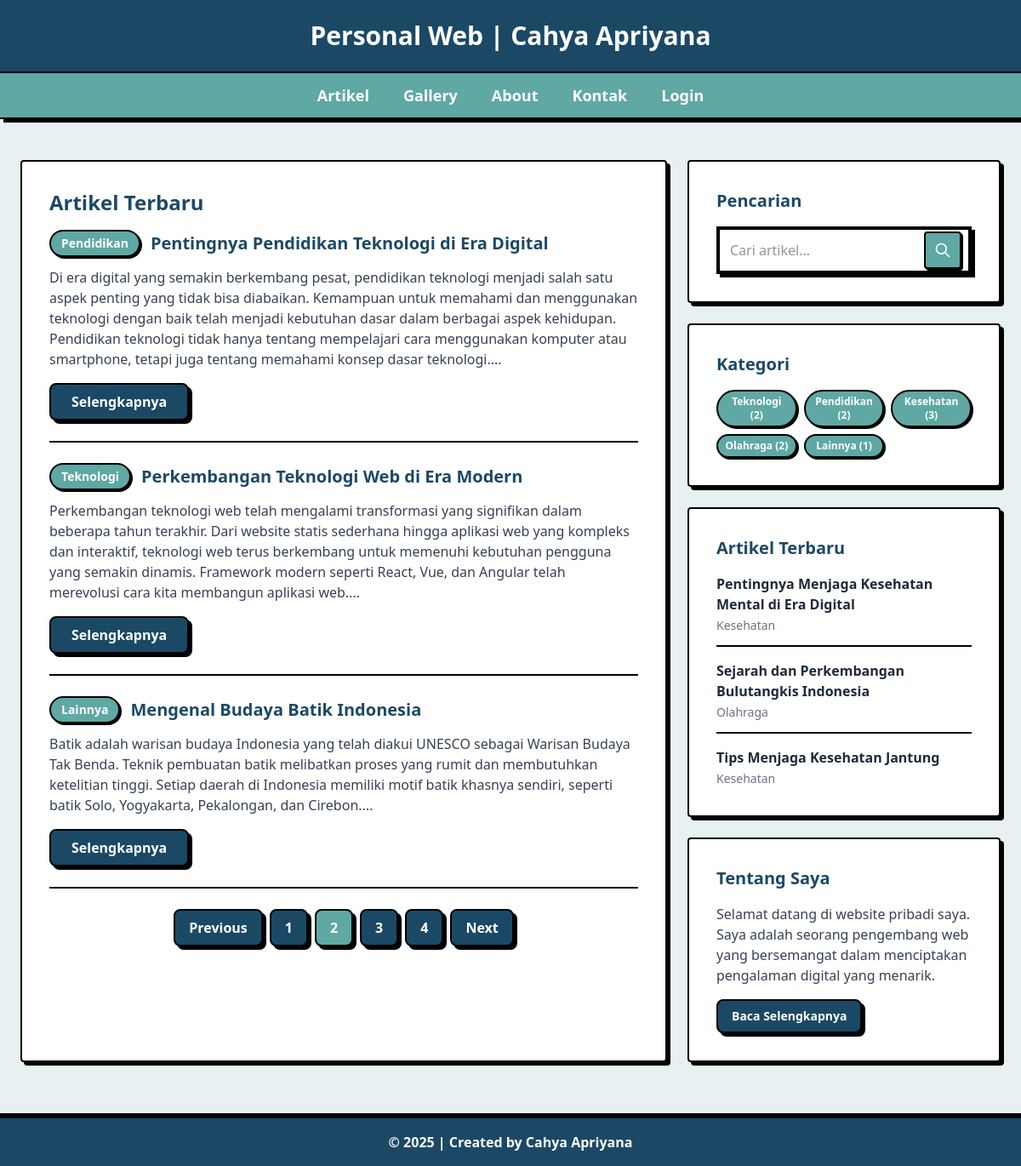
The page /?halaman=2 on the database its author committed.
### tables this page shows
CREATE TABLE `tbl_artikel` (
  `id_artikel` int NOT NULL,
  `nama_artikel` text NOT NULL,
  `label` varchar(50) DEFAULT NULL,
  `isi_artikel` text NOT NULL
);

### index.php (the view, shortened to what this page needs)
<?php
include "koneksi.php";
$ip = $_SERVER['REMOTE_ADDR'];
$user_agent = isset($_SERVER['HTTP_USER_AGENT']) ? $_SERVER['HTTP_USER_AGENT'] : '';
$tanggal = date('Y-m-d');
$cek = mysqli_query($db, "SELECT id FROM tbl_pengunjung WHERE ip_address='$ip' AND tanggal='$tanggal'");
if(mysqli_num_rows($cek) == 0) {
    mysqli_query($db, "INSERT INTO tbl_pengunjung (tanggal, ip_address, user_agent) VALUES ('$tanggal', '$ip', '".mysqli_real_escape_string($db, $user_agent)."')");
}
?>
<!DOCTYPE html>
<html lang="en">
<head>
<link href="src/output.css" rel="stylesheet">
</head>
<body class="bg-[#E8F1F2] text-gray-800 font-['Segoe UI', 'San Francisco', 'Roboto', sans-serif] min-h-screen">
<header class="bg-[#1B4965] border-b-2 border-black text-white text-center py-6 shadow-[4px_4px_0px_0px_rgba(0,0,0,1)] text-2xl md:text-3xl font-['Segoe UI', 'San Francisco', 'Roboto', sans-serif] font-black">
Personal Web | Cahya Apriyana
</header>
<nav class="bg-[#5FA8A3] border-b-2 border-black text-white py-3 shadow-[4px_4px_0px_0px_rgba(0,0,0,1)]">
<ul class="flex justify-center space-x-10 font-['Segoe UI', 'San Francisco', 'Roboto', sans-serif] font-bold text-lg">
<li><a href="index.php" class="hover:underline hover:text-[#1B4965] transition-all">Artikel</a></li>
<li><a href="gallery.php" class="hover:underline hover:text-[#1B4965] transition-all">Gallery</a></li>
<li><a href="about.php" class="hover:underline hover:text-[#1B4965] transition-all">About</a></li>
<li><a href="kontak.php" class="hover:underline hover:text-[#1B4965] transition-all">Kontak</a></li>
<?php if(isset($_SESSION['username'])) {
    echo "<li><a href='admin/logout.php' class='hover:underline hover:text-[#1B4965] transition-all'>Logout</a></li>";
} else {
    echo "<li><a href='admin/login.php' class='hover:underline hover:text-[#1B4965] transition-all'>Login</a></li>";
} ?>
</ul>
</nav>
<main class="max-w-7xl mx-auto p-4 md:p-6 grid grid-cols-1 md:grid-cols-3 gap-6 mt-6">
<section class="md:col-span-2 bg-white border-2 border-black p-4 md:p-8 shadow-[4px_4px_0px_0px_rgba(0,0,0,1)] rounded">
<h2 class="text-2xl font-['Segoe UI', 'San Francisco', 'Roboto', sans-serif] font-black text-[#1B4965] mb-4">Artikel Terbaru
</h2>
<div class="space-y-6">
<?php
$artikel_per_halaman = 3;
$halaman = isset($_GET['halaman']) ? (int)$_GET['halaman'] : 1;
$mulai = ($halaman - 1) * $artikel_per_halaman;
$where_conditions = [];
$where_clause = !empty($where_conditions) ? " WHERE " . implode(" AND ", $where_conditions) : "";
$sql_total = "SELECT COUNT(*) as total FROM tbl_artikel" . $where_clause;
$query_total = mysqli_query($db, $sql_total);
$data_total = mysqli_fetch_array($query_total);
$total_artikel = $data_total['total'];
$total_halaman = ceil($total_artikel / $artikel_per_halaman);
$sql = "SELECT * FROM tbl_artikel" . $where_clause . " ORDER BY id_artikel DESC LIMIT $mulai, $artikel_per_halaman";
$query = mysqli_query($db, $sql);
$pagination_url = "?";
if(mysqli_num_rows($query) > 0) {
    while ($data = mysqli_fetch_array($query)) {
        $isi_artikel = htmlspecialchars($data['isi_artikel']);
        $isi_pendek = substr($isi_artikel, 0, 400) . '...';
        echo "<div class='border-b-2 border-black pb-6'>";
        echo "<div class='flex items-center gap-3 mb-3'>";
        echo "<span class='bg-[#5FA8A3] text-white px-3 py-1 rounded-full text-sm font-bold border-2 border-black shadow-[2px_2px_0px_0px_rgba(0,0,0,1)]'>" . htmlspecialchars($data['label']) . "</span>";
        echo "<a href='artikel.php?id=" . $data['id_artikel'] . "' class='text-xl font-black text-[#1B4965] hover:text-[#5FA8A3] transition-colors'>" . htmlspecialchars($data['nama_artikel']) . "</a>";
        echo "</div>";
        echo "<p class='text-gray-700 mb-4'>" . $isi_pendek . "</p>";
        echo "<a href='artikel.php?id=" . $data['id_artikel'] . "' class='inline-block bg-[#1B4965] text-white px-6 py-2 rounded-lg border-2 border-black shadow-[4px_4px_0px_0px_rgba(0,0,0,1)] hover:shadow-[6px_6px_0px_0px_rgba(0,0,0,1)] hover:translate-x-[2px] hover:translate-y-[2px] transition-all duration-200 font-bold'>Selengkapnya</a>";
        echo "</div>";
    }
}
if($total_halaman > 1) {
    echo "<div class='flex justify-center items-center space-x-2 mt-6'>";
    if($halaman > 1) {
        echo "<a href='" . $pagination_url . "halaman=" . ($halaman - 1) . "' class='bg-[#1B4965] text-white px-4 py-2 rounded-lg border-2 border-black shadow-[4px_4px_0px_0px_rgba(0,0,0,1)] hover:shadow-[6px_6px_0px_0px_rgba(0,0,0,1)] hover:translate-x-[2px] hover:translate-y-[2px] transition-all duration-200 font-bold'>Previous</a>";
    }
    for($i = 1; $i <= $total_halaman; $i++) {
        if($i == $halaman) {
            echo "<span class='bg-[#5FA8A3] text-white px-4 py-2 rounded-lg border-2 border-black shadow-[4px_4px_0px_0px_rgba(0,0,0,1)] font-bold'>$i</span>";
        } else {
            echo "<a href='" . $pagination_url . "halaman=$i' class='bg-[#1B4965] text-white px-4 py-2 rounded-lg border-2 border-black shadow-[4px_4px_0px_0px_rgba(0,0,0,1)] hover:shadow-[6px_6px_0px_0px_rgba(0,0,0,1)] hover:translate-x-[2px] hover:translate-y-[2px] transition-all duration-200 font-bold'>$i</a>";
        }
    }
    if($halaman < $total_halaman) {
        echo "<a href='" . $pagination_url . "halaman=" . ($halaman + 1) . "' class='bg-[#1B4965] text-white px-4 py-2 rounded-lg border-2 border-black shadow-[4px_4px_0px_0px_rgba(0,0,0,1)] hover:shadow-[6px_6px_0px_0px_rgba(0,0,0,1)] hover:translate-x-[2px] hover:translate-y-[2px] transition-all duration-200 font-bold'>Next</a>";
    }
    echo "</div>";
}
?>
</div>
</section>
<aside class="space-y-6">
    <div class="bg-white border-2 border-black p-4 md:p-8 shadow-[4px_4px_0px_0px_rgba(0,0,0,1)] rounded">
        <h2 class="text-xl font-['Segoe UI', 'San Francisco', 'Roboto', sans-serif] font-black text-[#1B4965] mb-4">Pencarian</h2>
        <form action="" method="GET" class="space-y-3">
            <div class="relative">
                <input type="text"
                       name="search"
                       placeholder="Cari artikel..."
                       value="<?php echo isset($_GET['search']) ? htmlspecialchars($_GET['search']) : ''; ?>"
                       class="w-full p-3 pr-12 border-4 border-black focus:outline-none focus:border-[#5FA8A3] shadow-[4px_4px_0px_0px_rgba(0,0,0,1)]">
                <button type="submit"
                        class="absolute right-3 top-1/2 -translate-y-1/2 bg-[#5FA8A3] text-white p-2.5 border-2 border-black shadow-[2px_2px_0px_0px_rgba(0,0,0,1)] hover:shadow-[4px_4px_0px_0px_rgba(0,0,0,1)] hover:translate-x-[2px] hover:translate-y-[2px] transition-all rounded group">
                    <div class="relative">
                        <svg xmlns="http://www.w3.org/2000/svg" class="h-5 w-5" fill="none" viewBox="0 0 24 24" stroke="currentColor">
                            <path stroke-linecap="round" stroke-linejoin="round" stroke-width="2" d="M21 21l-6-6m2-5a7 7 0 11-14 0 7 7 0 0114 0z" />
                        </svg>
                    </div>
                </button>
            </div>
        </form>
    </div>
    <div class="bg-white border-2 border-black p-4 md:p-8 shadow-[4px_4px_0px_0px_rgba(0,0,0,1)] rounded">
        <h2 class="text-xl font-['Segoe UI', 'San Francisco', 'Roboto', sans-serif] font-black text-[#1B4965] mb-4">Kategori</h2>
        <div class="grid grid-cols-2 sm:grid-cols-3 gap-2">
        <?php
        $labels = ['Teknologi', 'Pendidikan', 'Kesehatan', 'Olahraga', 'Lainnya'];
        $current_category = isset($_GET['kategori']) ? $_GET['kategori'] : '';
        foreach($labels as $label) {
            $sql = "SELECT COUNT(*) as total FROM tbl_artikel WHERE label = '$label'";
            $query = mysqli_query($db, $sql);
            $data = mysqli_fetch_array($query);
            if($data['total'] > 0) {
                $active_class = ($label == $current_category) ? 'bg-[#1B4965]' : 'bg-[#5FA8A3]';
                echo "<a href='?kategori=" . urlencode($label) . "' class='" . $active_class . " text-white px-2 py-1 rounded-full text-xs font-bold border-2 border-black shadow-[2px_2px_0px_0px_rgba(0,0,0,1)] hover:shadow-[4px_4px_0px_0px_rgba(0,0,0,1)] hover:translate-x-[2px] hover:translate-y-[2px] transition-all text-center'>" . $label . " (" . $data['total'] . ")</a>";
            }
        }
        ?>
        </div>
    </div>
    <div class="bg-white border-2 border-black p-4 md:p-8 shadow-[4px_4px_0px_0px_rgba(0,0,0,1)] rounded">
        <h2 class="text-xl font-['Segoe UI', 'San Francisco', 'Roboto', sans-serif] font-black text-[#1B4965] mb-4">Artikel Terbaru</h2>
        <div class="space-y-4">
        <?php
        $sql = "SELECT * FROM tbl_artikel ORDER BY id_artikel DESC LIMIT 3";
        $query = mysqli_query($db, $sql);
        while ($data = mysqli_fetch_array($query)) {
            echo "<div class='border-b-2 border-black pb-3 last:border-0 last:pb-0'>";
            echo "<a href='artikel.php?id=" . $data['id_artikel'] . "' class='hover:text-[#1B4965] transition-colors'>";
            echo "<h3 class='font-bold'>" . htmlspecialchars($data['nama_artikel']) . "</h3>";
            echo "<span class='text-sm text-gray-500'>" . htmlspecialchars($data['label']) . "</span>";
            echo "</a></div>";
        }
        ?>
        </div>
    </div>
    <div class="bg-white border-2 border-black p-4 md:p-8 shadow-[4px_4px_0px_0px_rgba(0,0,0,1)] rounded">
        <h2 class="text-xl font-['Segoe UI', 'San Francisco', 'Roboto', sans-serif] font-black text-[#1B4965] mb-4">Tentang Saya</h2>
        <p class="text-gray-700 mb-4">Selamat datang di website pribadi saya. Saya adalah seorang pengembang web yang bersemangat dalam menciptakan pengalaman digital yang menarik.</p>
        <a href="about.php" class="inline-block bg-[#1B4965] text-white px-4 py-2 rounded-lg border-2 border-black shadow-[4px_4px_0px_0px_rgba(0,0,0,1)] hover:shadow-[6px_6px_0px_0px_rgba(0,0,0,1)] hover:translate-x-[2px] hover:translate-y-[2px] transition-all duration-200 font-bold text-sm">Baca Selengkapnya</a>
    </div>
</aside>
</main>
<footer class="bg-[#1B4965] border-t-2 border-black text-white text-center py-4 mt-10 shadow-[0_-4px_0px_0px_rgba(0,0,0,1)] font-bold">
&copy; <?php echo date('Y'); ?> | Created by Cahya Apriyana
</footer>
</body>
</html>

### rows shown on the page
tbl_artikel: label "Pendidikan", nama_artikel "Pentingnya Pendidikan Teknologi di Era Digital", isi_artikel "Di era digital yang semakin berkembang pesat, pendidikan teknologi menjadi salah satu aspek penting yang tidak bisa diabaikan. Kemampuan untuk memahami dan menggunakan teknologi dengan baik telah menjadi kebutuhan dasar dalam berbagai aspek kehidupan. Pendidikan teknologi tidak hanya tentang mempelajari cara menggunakan komputer atau smartphone, tetapi juga tentang memahami konsep dasar teknologi...."
tbl_artikel: label "Teknologi", nama_artikel "Perkembangan Teknologi Web di Era Modern", isi_artikel "Perkembangan teknologi web telah mengalami transformasi yang signifikan dalam beberapa tahun terakhir. Dari website statis sederhana hingga aplikasi web yang kompleks dan interaktif, teknologi web terus berkembang untuk memenuhi kebutuhan pengguna yang semakin dinamis. Framework modern seperti React, Vue, dan Angular telah merevolusi cara kita membangun aplikasi web...."
tbl_artikel: label "Lainnya", nama_artikel "Mengenal Budaya Batik Indonesia", isi_artikel "Batik adalah warisan budaya Indonesia yang telah diakui UNESCO sebagai Warisan Budaya Tak Benda. Teknik pembuatan batik melibatkan proses yang rumit dan membutuhkan ketelitian tinggi. Setiap daerah di Indonesia memiliki motif batik khasnya sendiri, seperti batik Solo, Yogyakarta, Pekalongan, dan Cirebon...."
tbl_artikel: nama_artikel "Pentingnya Menjaga Kesehatan Mental di Era Digital", label "Kesehatan"
tbl_artikel: nama_artikel "Sejarah dan Perkembangan Bulutangkis Indonesia", label "Olahraga"
tbl_artikel: nama_artikel "Tips Menjaga Kesehatan Jantung", label "Kesehatan"

### other values the page prints
$label "Teknologi"
$data['total'] "2"
$label "Pendidikan"
$label "Kesehatan"
$data['total'] "3"
$label "Olahraga"
$label "Lainnya"
$data['total'] "1"
